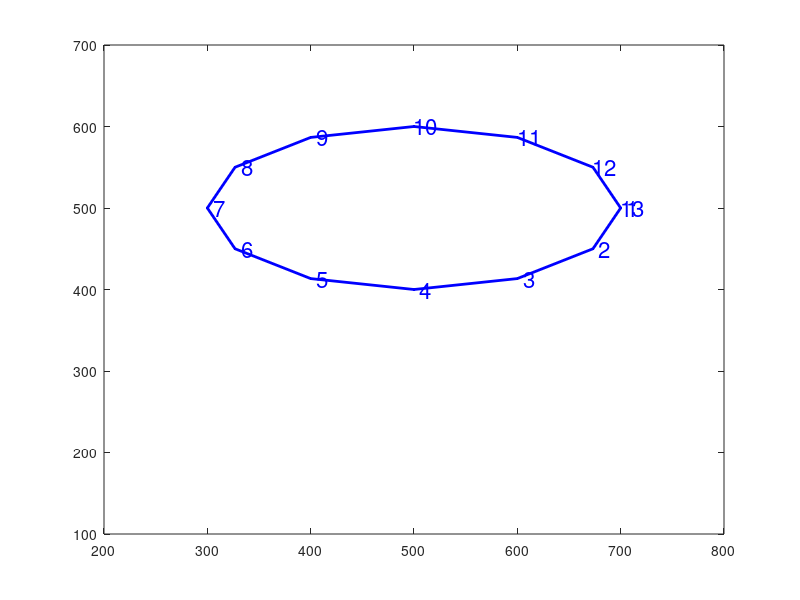

Reproduce this figure in MATLAB. (Note: this script raises an error after producing the figure.)
% x_mc=[500 500 500 700 900 900 900 700 500]
% y_mc=[500 700 900 900 900 700 500 500 500]

clear all;close all
alfa=360:-30:0;
x_mc=500+200*cosd(alfa);
y_mc=500+100*sind(alfa);
numb=[1:length(x_mc)];
if 1
    %clear all;close all
    figure(1);
    plot(x_mc,y_mc,'.-b','linewidth',2)
    text(x_mc,y_mc,num2str(numb'),'color','b','fontsize',16)
    axis([200 800 100 700]);
    hold on;
    [x,y]=select_polygon
    numb=[1:length(x)]
    text(x,y,num2str(numb'),'color','r','fontsize',16)
    
end
figure(2);
x_mc=[x_mc,nan,x];
y_mc=[y_mc,nan,y];
[ x_mc,y_mc ] = merge_coastlines_mc( x_mc,y_mc )
numb=[1:length(x_mc)];
plot(x_mc,y_mc,'k','linewidth',2)
text(x_mc,y_mc,num2str(numb'),'color','k','fontsize',16)
axis([200 800 100 700]);

% s(1)=0;
% for i=2:length(x);
%     s(i)=s(i-1)+hypot(x(i)-x(i-1),y(i)-y(i-1));
% end
% eps=.1;
%
% P=InterX([x;y]);
%
% plot(x,y,'.-b',P(1,:),P(2,:),'.k')
% iX=0;
% ind=[];
% for i=1:length(s)-1
%     for ip=1:size(P,2)
%         err=abs(s(i+1)-s(i)-hypot(P(1,ip)-x(i)  ,P(2,ip)-y(i)) ...
%                 -hypot(P(1,ip)-x(i+1),P(2,ip)-y(i+1)))
%         if err<eps
%             iX=iX+1;
%             ind(iX)=i;
%         end
%     end
% end
% if isempty(ind)
%     xnew=x;
%     ynew=y;
% else
% xnew=[x(1:ind(1)),x(ind(4)+1:end),nan,x(ind(2)+1:ind(3)),x(ind(2)+1),nan];
% ynew=[y(1:ind(1)),y(ind(4)+1:end),nan,y(ind(2)+1:ind(3)),y(ind(2)+1),nan];
% end
% plot(xnew,ynew,'k','linewidth',2)

